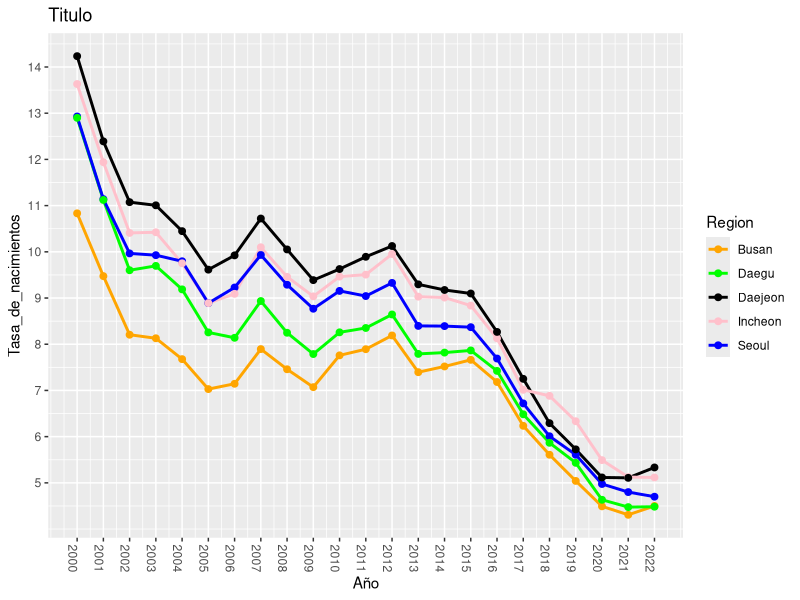

The R source for this figure:
# Paquetes 
library(readr)
library(dplyr)
library(ggplot2)
library(forcats) 

# Datos


datos_demografia <- read_csv("Datos/Korean_demographics_2000-2022.csv")



# analisis 2019/2022 - Primer grafico o visualizacion de los datos

S <-datos_demografia %>% 
  filter(Region %in% "Seoul" ) %>% 
  aggregate(Tasa_de_nacimientos~Año, FUN = mean)

S$Region = rep("Seoul",23)

b <-datos_demografia %>% 
  filter(Region %in% "Busan" ) %>% 
  aggregate(Tasa_de_nacimientos~Año, FUN = mean)

b$Region = rep("Busan",23)

i <-datos_demografia %>% 
  filter(Region %in% "Incheon" ) %>% 
  aggregate(Tasa_de_nacimientos~Año , FUN = mean)

i$Region = rep("Incheon",23)

d <-datos_demografia %>% 
  filter(Region %in% "Daegu" ) %>% 
  aggregate(Tasa_de_nacimientos~Año, FUN = mean)
  
d$Region = rep("Daegu",23)

d2<-datos_demografia %>% 
  filter(Region %in% "Daejeon" ) %>% 
  aggregate(Tasa_de_nacimientos~Año, FUN = mean)
d2$Region = rep("Daejeon",23)

(datos2<-rbind(S,b,i,d,d2)) 
datos2<-data.frame(datos2)
View(datos2)


colores_paises <- c(rep("blue",23),rep("orange",23), rep("pink",23), 
                    rep("purple",23) ,rep("yellow",23))
paises <-c("Seoul" = "blue" ,  "Busan" = "orange"  , "Incheon" = "pink", "Daegu" = "green","Daejeon" = "black" )

datos2|>
  filter(Region %in% c("Seoul" ,  "Busan"  , "Incheon", 
                       "Daegu" ,  "Daejeon" ))|>
  ggplot(aes(x = Año, y= Tasa_de_nacimientos,color = Region))+
  labs(title="Titulo")+
  scale_x_continuous(breaks = seq("2000", "2022", by = 1)) +
  scale_y_continuous(breaks = seq(5, 14, by = 1)) + 
  geom_line( size = 1)+
  geom_point(size = 2) +
  theme(axis.text.x = element_text(angle = 270))+
  scale_color_manual(values = paises) 
  
